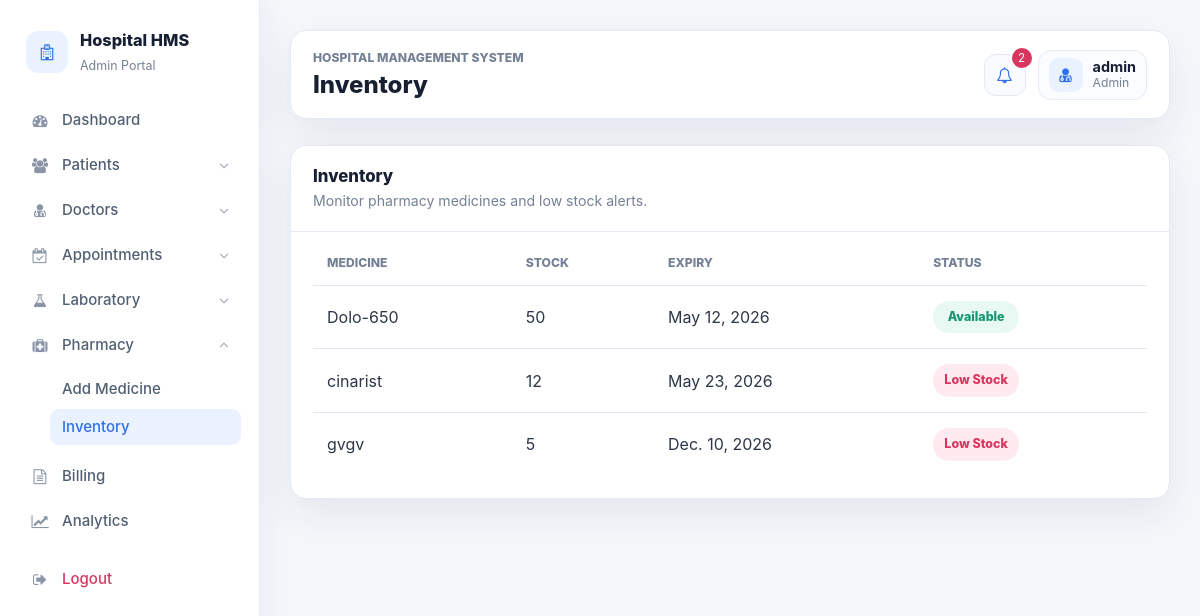
/inventory (signed in), run on the app's committed database.
### hospitals/models.py (models this page shows, shortened)
class Medicine(models.Model):
    name = models.CharField(max_length=100)
    stock = models.PositiveIntegerField(default=0)
    expiry_date = models.DateField()
    prescribed_for = models.CharField(max_length=100, blank=True, default="")
    dosage_notes = models.TextField(blank=True, default="")
    created_at = models.DateTimeField(auto_now_add=True)
    @property
    def status(self):
        return "Low Stock" if self.stock <= 15 else "Available"

### hospitals/views.py (the view)
# urls.py: path('inventory', inventory, name='inventory'),
def inventory(request):
    redirect_response = require_dashboard_access(request)
    if redirect_response:
        return redirect_response
    return render(request, 'module_page.html', module_context(request, 'Inventory', 'Monitor pharmacy medicines and low stock alerts.', 'inventory'))

### hospitals/views.py (called while the page is built)
def selected_role(request):
    role = request.session.get("user_role")
    if not role and request.user.is_authenticated and request.user.is_staff:
        role = "admin"
        request.session["user_role"] = role
    return role

def is_dashboard_user(request):
    return request.user.is_authenticated and selected_role(request) in ALL_ROLES

def require_dashboard_access(request):
    if not is_dashboard_user(request):
        return redirect("login")
    return None

### hospitals/templates/module_page.html (shortened to what this page needs)
{% extends "admin_nav.html" %}
{% block content %}
<section class="module-card full">
  <div class="module-header">
    <div>
      <h2>{{ title }}</h2>
      <p>{{ subtitle }}</p>
    </div>
  </div>
  <div class="module-body">
    {% if module_type == "add_report" %}
    <form class="erp-form" method="post" enctype="multipart/form-data">
      {% csrf_token %}
      <select name="patient" required>
        <option value="">Select patient</option>
        {% for patient in patients %}<option value="{{ patient.id }}">{{ patient.name }}</option>{% endfor %}
      </select>
      <select name="category" required>
        <option>Blood Test</option>
        <option>Scan</option>
        <option>X-Ray</option>
        <option>Urine Test</option>
        <option>Other</option>
      </select>
      <input type="text" name="title" placeholder="Report title" required>
      <input type="file" name="report_file" required>
      <textarea class="span-2" name="remarks" rows="4" placeholder="Clinical remarks"></textarea>
      <button class="btn btn-primary span-2" type="submit">Save Report</button>
    </form>
    {% elif module_type == "inventory" %}
    <div class="table-responsive">
      <table class="erp-table">
        <thead><tr><th>Medicine</th><th>Stock</th><th>Expiry</th><th>Status</th></tr></thead>
        <tbody>
          {% for medicine in medicine_inventory %}
          <tr data-search-row>
            <td>{{ medicine.name }}</td>
            <td>{{ medicine.stock }}</td>
            <td>{{ medicine.expiry_date }}</td>
            <td>
              {% if medicine.status == "Low Stock" %}
              <span class="status-badge status-low-stock">Low Stock</span>
              {% else %}
              <span class="status-badge status-available">Available</span>
              {% endif %}
            </td>
          </tr>
          {% empty %}
          <tr><td colspan="4">No medicines added yet.</td></tr>
          {% endfor %}
        </tbody>
      </table>
    </div>
    {% endif %}
  </div>
</section>
{% endblock %}

### hospitals/templates/admin_nav.html (shortened to what this page needs)
<!DOCTYPE html>
{% load static %}
<html lang="en">
<head>
  <link rel="stylesheet" href="https://stackpath.bootstrapcdn.com/bootstrap/4.3.1/css/bootstrap.min.css">
  <link rel="stylesheet" href="https://maxcdn.bootstrapcdn.com/font-awesome/4.7.0/css/font-awesome.min.css">
  <link rel="stylesheet" href="{% static 'css/admin_dashboard.css' %}?v=20260514-portal">
</head>
<body class="erp-body">
  <div class="wrapper">
  <aside class="sidebar erp-sidebar" tabindex="0">
    <div class="sidebar-brand">
      <span class="brand-mark"><i class="fa fa-hospital-o"></i></span>
      <div>
        <strong>Hospital HMS</strong>
        <small>Admin Portal</small>
      </div>
    </div>
    <nav class="sidebar-nav">
      <a class="{% if request.resolver_match.url_name == 'admin_home' %}active{% endif %}" href="{% url 'admin_home' %}"><i class="fa fa-tachometer"></i><span>Dashboard</span></a>
      <div class="nav-group {% if request.resolver_match.url_name == 'add_patient' or request.resolver_match.url_name == 'view_patient' %}open{% endif %}">
        <button type="button"><i class="fa fa-users"></i><span>Patients</span><i class="fa fa-angle-down caret"></i></button>
      </div>
      <div class="nav-group {% if request.resolver_match.url_name == 'add_doctor' or request.resolver_match.url_name == 'view_doctor' %}open{% endif %}">
        <button type="button"><i class="fa fa-user-md"></i><span>Doctors</span><i class="fa fa-angle-down caret"></i></button>
      </div>
      <div class="nav-group {% if request.resolver_match.url_name == 'add_appointment' or request.resolver_match.url_name == 'view_appointment' %}open{% endif %}">
        <button type="button"><i class="fa fa-calendar-check-o"></i><span>Appointments</span><i class="fa fa-angle-down caret"></i></button>
      </div>
      <div class="nav-group {% if request.resolver_match.url_name == 'add_report' or request.resolver_match.url_name == 'view_reports' or request.resolver_match.url_name == 'download_reports' %}open{% endif %}">
        <button type="button"><i class="fa fa-flask"></i><span>Laboratory</span><i class="fa fa-angle-down caret"></i></button>
      </div>
      <div class="nav-group {% if request.resolver_match.url_name == 'add_medicine' or request.resolver_match.url_name == 'inventory' %}open{% endif %}">
        <button type="button"><i class="fa fa-medkit"></i><span>Pharmacy</span><i class="fa fa-angle-down caret"></i></button>
        <div class="nav-submenu">
          <a class="{% if request.resolver_match.url_name == 'add_medicine' %}active-sub{% endif %}" href="{% url 'add_medicine' %}">Add Medicine</a>
          <a class="{% if request.resolver_match.url_name == 'inventory' %}active-sub{% endif %}" href="{% url 'inventory' %}">Inventory</a>
        </div>
      </div>
      <a class="{% if request.resolver_match.url_name == 'create_bill' or request.resolver_match.url_name == 'payment_history' %}active{% endif %}" href="{% url 'create_bill' %}"><i class="fa fa-file-text-o"></i><span>Billing</span></a>
      <a class="{% if request.resolver_match.url_name == 'analytics' %}active{% endif %}" href="{% url 'analytics' %}"><i class="fa fa-line-chart"></i><span>Analytics</span></a>
    </nav>
    <a class="sidebar-logout" href="{% url 'logout' %}"><i class="fa fa-sign-out"></i> Logout</a>
  </aside>
  <div class="main-content erp-main">
    <nav class="top-navbar erp-topbar">
      <div>
        <p class="eyebrow">Hospital Management System</p>
        <h1>{{ title|default:"Dashboard Overview" }}</h1>
      </div>
      <div class="topbar-tools">
        <button class="topbar-icon" type="button" title="Notifications">
          <i class="fa fa-bell-o"></i>
          <span>{{ unread_notifications|default:"0" }}</span>
        </button>
        <div class="topbar-profile">
          <span><i class="fa fa-user-md"></i></span>
          <div>
            <strong>{{ request.user.username|default:"Admin" }}</strong>
            <small>{{ request.session.user_role|title|default:"Admin" }}</small>
          </div>
        </div>
      </div>
    </nav>
    <div class="content">
      {% block content %}
      {% endblock content %}
    </div>
  </div>
  </div>
</body>
</html>

### data on the page
Medicine: name "Dolo-650", stock "50", expiry_date "May 12, 2026", shows "Available"
Medicine: name "cinarist", stock "12", expiry_date "May 23, 2026", shows "Low Stock"
Medicine: name "gvgv", stock "5", expiry_date "Dec. 10, 2026", shows "Low Stock"

### other printed values
{{ title|default:"Dashboard Overview" }} "Inventory"
{{ unread_notifications|default:"0" }} "2"
{{ request.user.username|default:"Admin" }} "admin"
{{ request.session.user_role|title|default:"Admin" }} "Admin"
{{ title }} "Inventory"
{{ subtitle }} "Monitor pharmacy medicines and low stock alerts."
